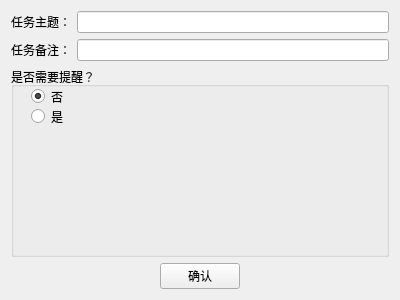
<?xml version="1.0" encoding="UTF-8"?>
<ui version="4.0">
 <class>AddTask</class>
 <widget class="QWidget" name="AddTask">
  <property name="geometry">
   <rect>
    <x>0</x>
    <y>0</y>
    <width>400</width>
    <height>300</height>
   </rect>
  </property>
  <property name="windowTitle">
   <string>Form</string>
  </property>
  <layout class="QVBoxLayout" name="verticalLayout_3">
   <item>
    <layout class="QVBoxLayout" name="verticalLayout_2">
     <item>
      <layout class="QVBoxLayout" name="verticalLayout">
       <item>
        <layout class="QGridLayout" name="gridLayout">
         <item row="0" column="0">
          <widget class="QLabel" name="label">
           <property name="text">
            <string>任务主题：</string>
           </property>
          </widget>
         </item>
         <item row="0" column="1">
          <widget class="QLineEdit" name="newTaskTitle"/>
         </item>
         <item row="1" column="0">
          <widget class="QLabel" name="label_2">
           <property name="text">
            <string>任务备注：</string>
           </property>
          </widget>
         </item>
         <item row="1" column="1">
          <widget class="QLineEdit" name="newTaskRemark"/>
         </item>
        </layout>
       </item>
       <item>
        <widget class="QGroupBox" name="groupBox">
         <property name="title">
          <string>是否需要提醒？</string>
         </property>
         <widget class="QRadioButton" name="disremind">
          <property name="geometry">
           <rect>
            <x>20</x>
            <y>20</y>
            <width>112</width>
            <height>19</height>
           </rect>
          </property>
          <property name="text">
           <string>否</string>
          </property>
          <property name="checked">
           <bool>true</bool>
          </property>
         </widget>
         <widget class="QRadioButton" name="remind">
          <property name="geometry">
           <rect>
            <x>20</x>
            <y>40</y>
            <width>112</width>
            <height>19</height>
           </rect>
          </property>
          <property name="text">
           <string>是</string>
          </property>
         </widget>
        </widget>
       </item>
      </layout>
     </item>
     <item alignment="Qt::AlignHCenter">
      <widget class="QPushButton" name="ack_Button">
       <property name="minimumSize">
        <size>
         <width>80</width>
         <height>0</height>
        </size>
       </property>
       <property name="maximumSize">
        <size>
         <width>80</width>
         <height>16777215</height>
        </size>
       </property>
       <property name="text">
        <string>确认</string>
       </property>
      </widget>
     </item>
    </layout>
   </item>
  </layout>
 </widget>
 <resources/>
 <connections/>
</ui>
